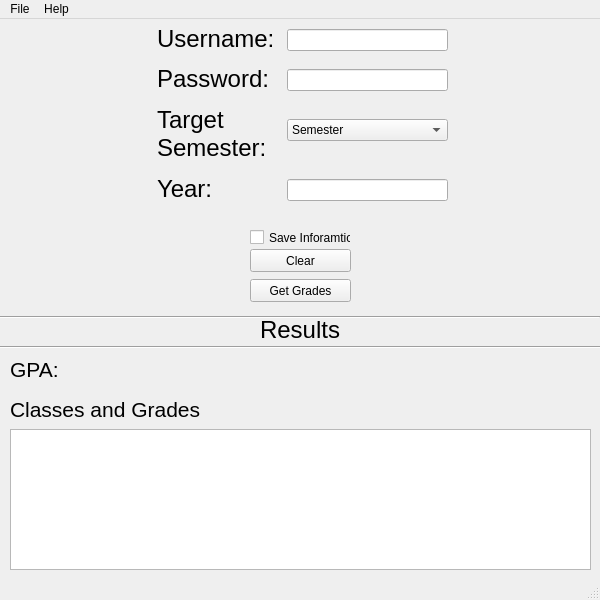
<?xml version="1.0" encoding="UTF-8"?>
<ui version="4.0">
 <class>ByuGradesWindow</class>
 <widget class="QMainWindow" name="ByuGradesWindow">
  <property name="geometry">
   <rect>
    <x>0</x>
    <y>0</y>
    <width>600</width>
    <height>600</height>
   </rect>
  </property>
  <property name="windowTitle">
   <string>BYU Grades</string>
  </property>
  <widget class="QWidget" name="centralwidget">
   <widget class="QLabel" name="username_label">
    <property name="geometry">
     <rect>
      <x>157</x>
      <y>10</y>
      <width>120</width>
      <height>20</height>
     </rect>
    </property>
    <property name="font">
     <font>
      <pointsize>18</pointsize>
     </font>
    </property>
    <property name="text">
     <string>Username:</string>
    </property>
   </widget>
   <widget class="QLineEdit" name="username_input">
    <property name="geometry">
     <rect>
      <x>287</x>
      <y>10</y>
      <width>161</width>
      <height>22</height>
     </rect>
    </property>
   </widget>
   <widget class="QLabel" name="username_label_2">
    <property name="geometry">
     <rect>
      <x>157</x>
      <y>50</y>
      <width>120</width>
      <height>20</height>
     </rect>
    </property>
    <property name="font">
     <font>
      <pointsize>18</pointsize>
     </font>
    </property>
    <property name="text">
     <string>Password:</string>
    </property>
   </widget>
   <widget class="QLineEdit" name="password_input">
    <property name="geometry">
     <rect>
      <x>287</x>
      <y>50</y>
      <width>161</width>
      <height>22</height>
     </rect>
    </property>
    <property name="inputMask">
     <string/>
    </property>
    <property name="echoMode">
     <enum>QLineEdit::Password</enum>
    </property>
   </widget>
   <widget class="QLabel" name="username_label_3">
    <property name="geometry">
     <rect>
      <x>157</x>
      <y>90</y>
      <width>120</width>
      <height>50</height>
     </rect>
    </property>
    <property name="font">
     <font>
      <pointsize>18</pointsize>
     </font>
    </property>
    <property name="text">
     <string>Target
Semester:</string>
    </property>
   </widget>
   <widget class="QComboBox" name="semester_input">
    <property name="geometry">
     <rect>
      <x>287</x>
      <y>100</y>
      <width>161</width>
      <height>22</height>
     </rect>
    </property>
    <item>
     <property name="text">
      <string>Semester</string>
     </property>
    </item>
    <item>
     <property name="text">
      <string>All</string>
     </property>
    </item>
    <item>
     <property name="text">
      <string>Fall</string>
     </property>
    </item>
    <item>
     <property name="text">
      <string>Winter</string>
     </property>
    </item>
    <item>
     <property name="text">
      <string>Spring</string>
     </property>
    </item>
    <item>
     <property name="text">
      <string>Summer</string>
     </property>
    </item>
   </widget>
   <widget class="QLabel" name="username_label_4">
    <property name="geometry">
     <rect>
      <x>157</x>
      <y>160</y>
      <width>120</width>
      <height>20</height>
     </rect>
    </property>
    <property name="font">
     <font>
      <pointsize>18</pointsize>
     </font>
    </property>
    <property name="text">
     <string>Year:</string>
    </property>
   </widget>
   <widget class="QLineEdit" name="year_input">
    <property name="geometry">
     <rect>
      <x>287</x>
      <y>160</y>
      <width>161</width>
      <height>22</height>
     </rect>
    </property>
   </widget>
   <widget class="QPushButton" name="grades_button">
    <property name="geometry">
     <rect>
      <x>250</x>
      <y>260</y>
      <width>101</width>
      <height>23</height>
     </rect>
    </property>
    <property name="text">
     <string>Get Grades</string>
    </property>
   </widget>
   <widget class="QLabel" name="label_2">
    <property name="geometry">
     <rect>
      <x>10</x>
      <y>340</y>
      <width>51</width>
      <height>21</height>
     </rect>
    </property>
    <property name="font">
     <font>
      <pointsize>16</pointsize>
     </font>
    </property>
    <property name="text">
     <string>GPA:</string>
    </property>
   </widget>
   <widget class="QLabel" name="label_3">
    <property name="geometry">
     <rect>
      <x>10</x>
      <y>380</y>
      <width>191</width>
      <height>21</height>
     </rect>
    </property>
    <property name="font">
     <font>
      <pointsize>16</pointsize>
     </font>
    </property>
    <property name="text">
     <string>Classes and Grades:</string>
    </property>
   </widget>
   <widget class="QLabel" name="gpa_output">
    <property name="geometry">
     <rect>
      <x>65</x>
      <y>340</y>
      <width>101</width>
      <height>21</height>
     </rect>
    </property>
    <property name="font">
     <font>
      <pointsize>18</pointsize>
     </font>
    </property>
    <property name="text">
     <string/>
    </property>
   </widget>
   <widget class="Line" name="line">
    <property name="geometry">
     <rect>
      <x>0</x>
      <y>290</y>
      <width>600</width>
      <height>16</height>
     </rect>
    </property>
    <property name="orientation">
     <enum>Qt::Horizontal</enum>
    </property>
   </widget>
   <widget class="QLabel" name="label">
    <property name="geometry">
     <rect>
      <x>260</x>
      <y>300</y>
      <width>81</width>
      <height>21</height>
     </rect>
    </property>
    <property name="font">
     <font>
      <pointsize>18</pointsize>
     </font>
    </property>
    <property name="text">
     <string>Results</string>
    </property>
   </widget>
   <widget class="Line" name="line_2">
    <property name="geometry">
     <rect>
      <x>0</x>
      <y>320</y>
      <width>601</width>
      <height>16</height>
     </rect>
    </property>
    <property name="orientation">
     <enum>Qt::Horizontal</enum>
    </property>
   </widget>
   <widget class="QCheckBox" name="save_checkbox">
    <property name="geometry">
     <rect>
      <x>250</x>
      <y>210</y>
      <width>101</width>
      <height>17</height>
     </rect>
    </property>
    <property name="text">
     <string>Save Inforamtion</string>
    </property>
   </widget>
   <widget class="QPlainTextEdit" name="classes_output">
    <property name="geometry">
     <rect>
      <x>10</x>
      <y>410</y>
      <width>581</width>
      <height>141</height>
     </rect>
    </property>
    <property name="font">
     <font>
      <family>Consolas</family>
      <weight>75</weight>
      <italic>false</italic>
      <bold>true</bold>
     </font>
    </property>
   </widget>
   <widget class="QPushButton" name="clear_button">
    <property name="geometry">
     <rect>
      <x>250</x>
      <y>230</y>
      <width>101</width>
      <height>23</height>
     </rect>
    </property>
    <property name="text">
     <string>Clear</string>
    </property>
   </widget>
   <zorder>username_input</zorder>
   <zorder>username_label_2</zorder>
   <zorder>password_input</zorder>
   <zorder>username_label_3</zorder>
   <zorder>semester_input</zorder>
   <zorder>username_label_4</zorder>
   <zorder>year_input</zorder>
   <zorder>grades_button</zorder>
   <zorder>label_2</zorder>
   <zorder>label_3</zorder>
   <zorder>save_checkbox</zorder>
   <zorder>label</zorder>
   <zorder>line_2</zorder>
   <zorder>line</zorder>
   <zorder>username_label</zorder>
   <zorder>gpa_output</zorder>
   <zorder>classes_output</zorder>
   <zorder>clear_button</zorder>
  </widget>
  <widget class="QMenuBar" name="menubar">
   <property name="geometry">
    <rect>
     <x>0</x>
     <y>0</y>
     <width>600</width>
     <height>21</height>
    </rect>
   </property>
   <widget class="QMenu" name="menuFile">
    <property name="title">
     <string>File</string>
    </property>
    <widget class="QMenu" name="menuExportToFile">
     <property name="title">
      <string>Export output to file...</string>
     </property>
     <addaction name="actionToTxt"/>
    </widget>
    <addaction name="actionSave"/>
    <addaction name="menuExportToFile"/>
    <addaction name="actionExit"/>
   </widget>
   <widget class="QMenu" name="menuHelp_2">
    <property name="title">
     <string>Help</string>
    </property>
    <addaction name="actionAbout"/>
    <addaction name="separator"/>
    <addaction name="actionVersion_0_1"/>
   </widget>
   <addaction name="menuFile"/>
   <addaction name="menuHelp_2"/>
  </widget>
  <widget class="QStatusBar" name="statusbar"/>
  <action name="actionToTxt">
   <property name="text">
    <string>To .txt</string>
   </property>
   <property name="shortcut">
    <string>Ctrl+T</string>
   </property>
  </action>
  <action name="actionToCsv">
   <property name="text">
    <string>To .csv</string>
   </property>
   <property name="shortcut">
    <string>Ctrl+E</string>
   </property>
  </action>
  <action name="actionAbout">
   <property name="text">
    <string>About</string>
   </property>
  </action>
  <action name="actionExit">
   <property name="text">
    <string>Exit</string>
   </property>
   <property name="shortcut">
    <string>Ctrl+Q</string>
   </property>
  </action>
  <action name="actionVersion_0_1">
   <property name="enabled">
    <bool>false</bool>
   </property>
   <property name="text">
    <string>Version 0.1</string>
   </property>
  </action>
  <action name="actionSave">
   <property name="text">
    <string>Save Output</string>
   </property>
   <property name="shortcut">
    <string>Ctrl+S</string>
   </property>
  </action>
 </widget>
 <resources/>
 <connections>
  <connection>
   <sender>actionExit</sender>
   <signal>triggered()</signal>
   <receiver>ByuGradesWindow</receiver>
   <slot>close()</slot>
   <hints>
    <hint type="sourcelabel">
     <x>-1</x>
     <y>-1</y>
    </hint>
    <hint type="destinationlabel">
     <x>299</x>
     <y>299</y>
    </hint>
   </hints>
  </connection>
 </connections>
</ui>
